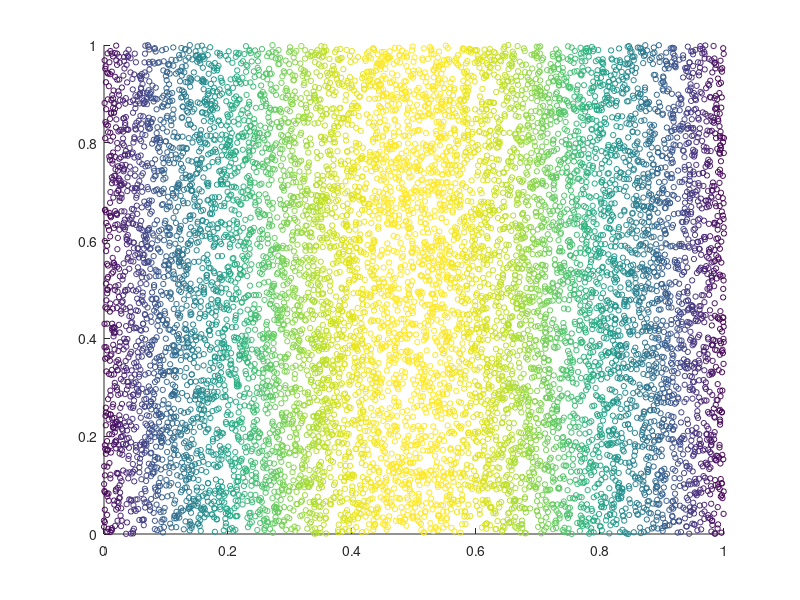

MATLAB code for this plot: (Note: this script raises an error after producing the figure.)
alpha = .234;

% Initial distribution.
nens = 10000;
x0 = rand(nens,2);

x = x0;
th = zeros(nens,1);
sz = 15;

th = sin(pi*x0(:,1));
%th = sin(pi*x0(:,1)).*sin(pi*x0(:,2));

figure(1)
scatter(x(:,1),x(:,2),sz,th)

nit = 5;
for n = 1:nit
   [x(:,1) x(:,2)] = baker(x(:,1),x(:,2),alpha);
end

figure(2)
%imagesc(x,y,th);
scatter(x(:,1),x(:,2),sz,th)
